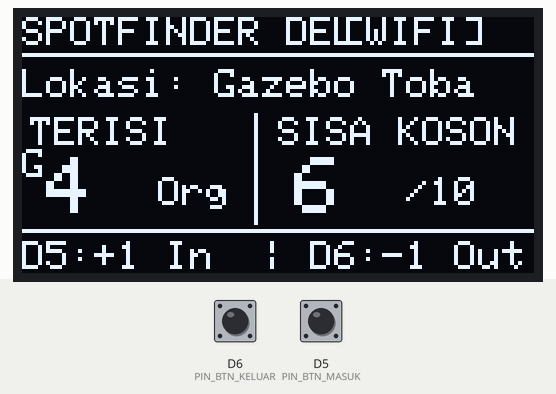
Simulated run of this sketch. Board: ESP8266 (Wemos D1 mini). Shown: 128×64 one-colour display. The inputs (shaded band) are chosen by the test bench; at power-on: D6 (PIN_BTN_KELUAR) HIGH, D5 (PIN_BTN_MASUK) HIGH. WiFi joins after 1.5 s; servers stay silent unless stated; no MQTT or app messages arrive unless stated; what the sketch prints to the serial monitor is not drawn.

Above: at 2.3 s.
2.4 s: D6 (PIN_BTN_KELUAR) pulled LOW for 0.15 s
At 4.9 s:
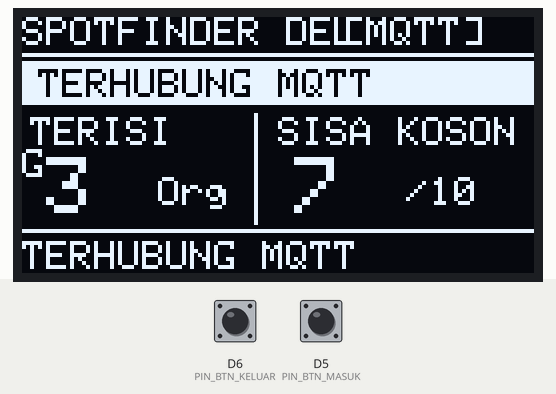
5.5 s: D5 (PIN_BTN_MASUK) pulled LOW for 0.15 s
At 6.2 s:
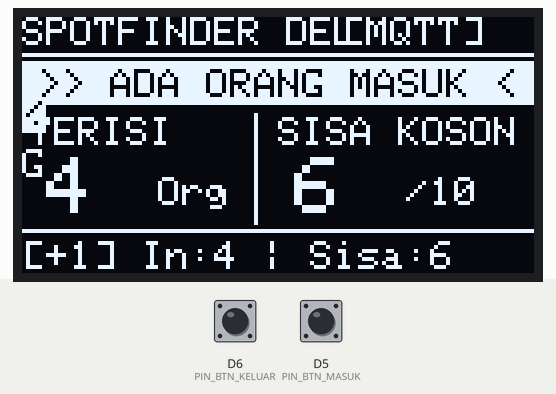
8.6 s: D6 (PIN_BTN_KELUAR) pulled LOW for 1 s
At 9.9 s:
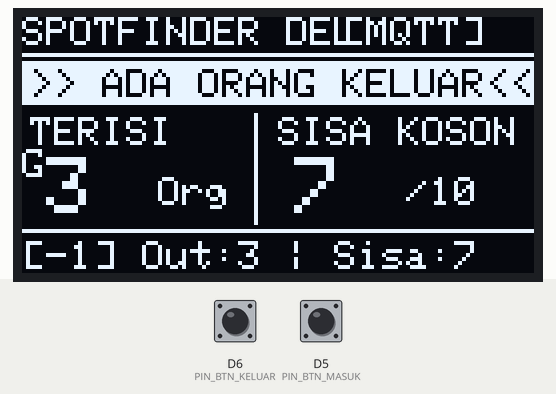
12.6 s: D5 (PIN_BTN_MASUK) pulled LOW for 1 s
At 16.48 s:
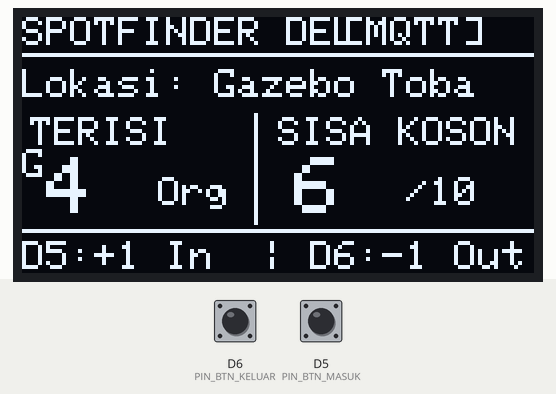
16.6 s: D6 (PIN_BTN_KELUAR) pulled LOW for 0.15 s
At 17.1 s:
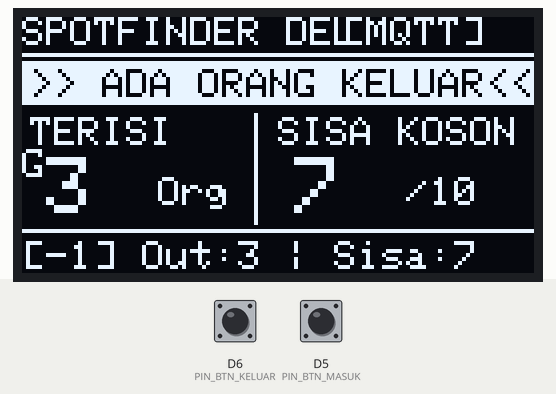
19.7 s: D5 (PIN_BTN_MASUK) pulled LOW for 0.15 s
At 20.8 s:
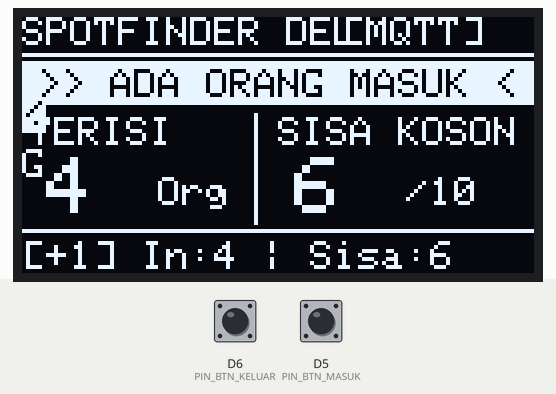
Timing chart, 0 to 22.7 s (numbered marks = the images above; inputs shaded):
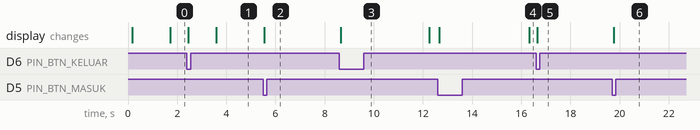

Measured:
- after the input at 2.4 s, the display: first changes after 0.06 s (image 1 shows a later state)
- after the input at 5.5 s, the display: changes after 0.05 s (image 2)
- after the input at 8.6 s, the display: changes after 0.05 s (image 3)
- after the input at 12.6 s, the display: first changes after 0.06 s (image 4 shows a later state)
- after the input at 16.6 s, the display: changes after 0.05 s (image 5)
- after the input at 19.7 s, the display: changes after 0.05 s (image 6)

The sketch:

esp8266_oled_dual_counter.ino
```cpp
/*
 * ======================================================================================
 * PROYEK: SPOTFINDER IT DEL - ESP8266 TWO-WAY COUNTER + OLED DISPLAY I2C
 * MIKROKONTROLER: ESP8266 (NodeMCU v2/v3, Wemos D1 Mini, atau ESP-12F)
 * DISPLAY: OLED I2C 0.96 Inch SSD1306 (128x64 Pixel)
 * INPUT:
 *   - Tombol MASUK (Orang Masuk / +1)  : GPIO 14 (Pin D5 di NodeMCU)
 *   - Tombol KELUAR (Orang Keluar / -1): GPIO 12 (Pin D6 di NodeMCU)
 * PROTOKOL: MQTT (Broker IP: 76.13.19.250, Port: 1883)
 * TOPIK: itdel/gazebo/status
 * KAPASITAS MAKSIMUM: 10 ORANG
 * ======================================================================================
 *
 * 🔌 SKEMA WIRING / PINOUT ESP8266 (NodeMCU / Wemos D1 Mini):
 * --------------------------------------------------------------------------------------
 * 1. OLED Display I2C (SSD1306):
 *    - OLED VCC  -----> ESP8266 3V3 (atau 5V/VIN)
 *    - OLED GND  -----> ESP8266 GND
 *    - OLED SCL  -----> ESP8266 GPIO 5 (Pin D1 di NodeMCU / Wemos D1 Mini)
 *    - OLED SDA  -----> ESP8266 GPIO 4 (Pin D2 di NodeMCU / Wemos D1 Mini)
 *
 * 2. Push Button MASUK (+1 Orang):
 *    - Kaki 1 Push Button -----> GPIO 14 (Pin D5 di NodeMCU)
 *    - Kaki 2 Push Button -----> GND (Internal PULLUP, Active LOW)
 *
 * 3. Push Button KELUAR (-1 Orang):
 *    - Kaki 1 Push Button -----> GPIO 12 (Pin D6 di NodeMCU)
 *    - Kaki 2 Push Button -----> GND (Internal PULLUP, Active LOW)
 * --------------------------------------------------------------------------------------
 *
 * 📦 LIBRARY YANG DIBUTUHKAN (Install via Arduino Library Manager):
 * 1. ESP8266WiFi (Bawaan Board Package ESP8266)
 * 2. Adafruit SSD1306 (oleh Adafruit)
 * 3. Adafruit GFX Library (oleh Adafruit)
 * 4. PubSubClient (oleh Nick O'Leary)
 * 5. ArduinoJson (v6.x atau v7.x oleh Benoit Blanchon)
 * ======================================================================================
 */

#include <Adafruit_GFX.h>
#include <Adafruit_SSD1306.h>
#include <ArduinoJson.h>
#include <ESP8266WiFi.h>
#include <PubSubClient.h>
#include <Wire.h>

// ==========================================
// 1. KONFIGURASI PIN DAN OLED DISPLAY
// ==========================================
#define SCREEN_WIDTH 128
#define SCREEN_HEIGHT 64
#define OLED_RESET -1
#define SCREEN_ADDRESS 0x3C // Alamat default I2C OLED SSD1306 (0x3C / 0x3D)

// Pin Hardware I2C ESP8266 default (D2=SDA, D1=SCL)
#define PIN_OLED_SDA 4 // GPIO 4 (D2)
#define PIN_OLED_SCL 5 // GPIO 5 (D1)

// Definisi Pin Tombol Masuk & Keluar
#define PIN_BTN_MASUK 14  // GPIO 14 (Pin D5 pada NodeMCU)
#define PIN_BTN_KELUAR 12 // GPIO 12 (Pin D6 pada NodeMCU)

Adafruit_SSD1306 display(SCREEN_WIDTH, SCREEN_HEIGHT, &Wire, OLED_RESET);

// ==========================================
// 2. KONFIGURASI WIFI & MQTT BROKER
// ==========================================
// Ganti ssid dan password sesuai WiFi / Hotspot yang digunakan:
const char *ssid = "STUDIO";                    // Nama WiFi / Hotspot HP
const char *password = "Bait695mash215";        // Password WiFi
const char *mqtt_server = "76.13.19.250";       // IP Broker MQTT Kampus IT Del
const int mqtt_port = 1883;                     // Port MQTT TCP
const char *mqtt_topic = "itdel/gazebo/status"; // Topik Gazebo IT Del

WiFiClient espClient;
PubSubClient client(espClient);

// ==========================================
// 3. VARIABEL DATA KAPASITAS GAZEBO & NOTIFIKASI
// ==========================================
const String roomName = "Gazebo IT Del";
const int TOTAL_CAPACITY =
    10; // Kapasitas maksimal Gazebo Danau Toba (10 Orang)

int orangDiDalam = 4; // Jumlah orang saat ini
int kursiKosong = 6;  // Kursi kosong = TOTAL_CAPACITY - orangDiDalam

// Debouncing Tombol Masuk & Keluar
int lastBtnMasukState = HIGH;
int lastBtnKeluarState = HIGH;
unsigned long lastDebounceMasuk = 0;
unsigned long lastDebounceKeluar = 0;
const unsigned long debounceDelay = 220; // 220ms debounce anti-double-click

// Status & Variabel Notifikasi Text Dinamis
String notifTitle = "SIAP DIGUNAKAN";
String notifAction = "Ready";
String notifSub = "Gazebo Danau Toba";
unsigned long lastNotifTime = 0;
const unsigned long NOTIF_DURATION =
    3500; // 3.5 detik durasi highlight notifikasi di OLED
bool isNotifActive = false;

// ==========================================
// 4. FUNGSI RENDER TAMPILAN OLED 128x64
// ==========================================
void renderOled() {
  display.clearDisplay();
  display.setTextColor(SSD1306_WHITE);

  // --- 1. HEADER IT DEL & STATUS KONEKSI ---
  display.setTextSize(1);
  display.setCursor(0, 0);
  display.print(F("SPOTFINDER DEL"));

  // Status WiFi & MQTT di pojok kanan atas
  display.setCursor(80, 0);
  if (WiFi.status() == WL_CONNECTED && client.connected()) {
    display.print(F("[MQTT]"));
  } else if (WiFi.status() == WL_CONNECTED) {
    display.print(F("[WIFI]"));
  } else {
    display.print(F("[OFF]"));
  }
  display.drawLine(0, 9, 128, 9, SSD1306_WHITE);

  // --- 2. BANNER NOTIFIKASI TEKS (HIGHLIGHT) ---
  bool showingNotif =
      (millis() - lastNotifTime < NOTIF_DURATION) && isNotifActive;

  if (showingNotif) {
    // Kotak Invert Putih untuk Sorotan Notifikasi Teks
    display.fillRect(0, 11, 128, 11, SSD1306_WHITE);
    display.setTextColor(SSD1306_BLACK,
                         SSD1306_WHITE); // Teks Hitam di latar Putih
    display.setTextSize(1);

    if (notifAction == "+1 MASUK") {
      display.setCursor(4, 13);
      display.print(F(">> ADA ORANG MASUK <<"));
    } else if (notifAction == "-1 KELUAR") {
      display.setCursor(2, 13);
      display.print(F(">> ADA ORANG KELUAR<<"));
    } else if (notifAction == "FULL 10/10") {
      display.setCursor(4, 13);
      display.print(F("! GAZEBO PENUH 10/10 !"));
    } else if (notifAction == "KOSONG 0/10") {
      display.setCursor(4, 13);
      display.print(F("! GAZEBO KOSONG 0/10 !"));
    } else {
      display.setCursor(4, 13);
      display.print(notifTitle.substring(0, 20));
    }
  } else {
    // Tampilan Normal Standby
    display.setTextColor(SSD1306_WHITE);
    display.setTextSize(1);
    display.setCursor(0, 13);
    display.print(F("Lokasi: Gazebo Toba"));
  }

  // Kembalikan warna teks normal putih
  display.setTextColor(SSD1306_WHITE);

  // --- 3. DISPLAY ANGKA KAPASITAS BESAR & JELAS ---
  // Sisi Kiri (X: 0-56): Jumlah Orang di Dalam (TERISI)
  display.setTextSize(1);
  display.setCursor(2, 25);
  display.print(F("TERISI"));
  display.setTextSize(2);
  display.setCursor(6, 35);
  display.print(orangDiDalam);
  display.setTextSize(1);
  display.setCursor(34, 40);
  display.print(F("Org"));

  // Garis Pemisah Vertikal di Tengah
  display.drawLine(58, 24, 58, 51, SSD1306_WHITE);

  // Sisi Kanan (X: 64-127): Kursi Kosong (KOSONG)
  display.setTextSize(1);
  display.setCursor(64, 25);
  display.print(F("SISA KOSONG"));
  display.setTextSize(2);
  display.setCursor(68, 35);
  display.print(kursiKosong);
  display.setTextSize(1);
  display.setCursor(96, 40);
  display.print(F("/10"));

  // --- 4. FOOTER BAR (STATUS NOTIFIKASI & PETUNJUK TOMBOL) ---
  display.drawLine(0, 53, 128, 53, SSD1306_WHITE);
  display.setTextSize(1);
  display.setCursor(0, 56);

  if (showingNotif) {
    if (notifAction == "+1 MASUK") {
      display.print(F("[+1] In:"));
      display.print(orangDiDalam);
      display.print(F(" | Sisa:"));
      display.print(kursiKosong);
      display.print(F(""));
    } else if (notifAction == "-1 KELUAR") {
      display.print(F("[-1] Out:"));
      display.print(orangDiDalam);
      display.print(F(" | Sisa:"));
      display.print(kursiKosong);
      display.print(F(""));
    } else {
      display.print(notifTitle.substring(0, 21));
    }
  } else {
    display.print(F("D5:+1 In  | D6:-1 Out"));
  }

  display.display();
}

// ==========================================
// 5. FUNGSI PUBLISH DATA KE MQTT BROKER
// ==========================================
void publishStatus() {
  int percent = (orangDiDalam * 100) / TOTAL_CAPACITY;

  // Format JSON payload lengkap
  StaticJsonDocument<384> doc;
  doc["id"] = "gazebo-1";
  doc["room"] = "Gazebo View Danau Toba";
  doc["empty"] = kursiKosong;
  doc["kosong"] = kursiKosong;
  doc["occupied"] = orangDiDalam;
  doc["terisi"] = orangDiDalam;
  doc["total"] = TOTAL_CAPACITY;
  doc["percent"] = percent;
  doc["lastAction"] = notifAction;
  doc["notifTitle"] = notifTitle;
  doc["notification"] = notifTitle + " | Terisi: " + String(orangDiDalam) +
                        " Orang, Sisa: " + String(kursiKosong) + " Kursi";
  doc["device"] = "ESP8266-Counter-OLED";
  doc["timestamp"] = millis() / 1000;

  char buffer[384];
  serializeJson(doc, buffer);

  if (client.connected()) {
    bool success = client.publish(mqtt_topic, buffer, true); // Retain = true
    if (success) {
      Serial.print(F("✅ [MQTT PUBLISH SUKSES] -> "));
      Serial.println(buffer);
    } else {
      Serial.println(F("❌ [MQTT PUBLISH GAGAL] Periksa ukuran paket buffer!"));
    }
  } else {
    Serial.println(
        F("⚠️ [MQTT OFFLINE] Terhubung ke WiFi namun MQTT belum siap."));
  }
}

// ==========================================
// 6. MQTT CALLBACK (Sinkronisasi dari Web / Eksternal)
// ==========================================
void mqttCallback(char *topic, byte *payload, unsigned int length) {
  String message = "";
  for (unsigned int i = 0; i < length; i++) {
    message += (char)payload[i];
  }

  Serial.print(F("📡 [MQTT Recv] Topik: "));
  Serial.println(topic);

  StaticJsonDocument<384> doc;
  DeserializationError error = deserializeJson(doc, message);

  if (!error) {
    const char *dev = doc["device"] | "";
    // Abaikan jika pesan berasal dari ESP8266 ini sendiri
    if (strcmp(dev, "ESP8266-Counter-OLED") != 0) {
      if (doc.containsKey("empty") || doc.containsKey("kosong") ||
          doc.containsKey("occupied") || doc.containsKey("terisi")) {
        if (doc.containsKey("occupied")) {
          orangDiDalam =
              constrain(doc["occupied"].as<int>(), 0, TOTAL_CAPACITY);
          kursiKosong = TOTAL_CAPACITY - orangDiDalam;
        } else if (doc.containsKey("terisi")) {
          orangDiDalam = constrain(doc["terisi"].as<int>(), 0, TOTAL_CAPACITY);
          kursiKosong = TOTAL_CAPACITY - orangDiDalam;
        } else if (doc.containsKey("empty")) {
          kursiKosong = constrain(doc["empty"].as<int>(), 0, TOTAL_CAPACITY);
          orangDiDalam = TOTAL_CAPACITY - kursiKosong;
        } else if (doc.containsKey("kosong")) {
          kursiKosong = constrain(doc["kosong"].as<int>(), 0, TOTAL_CAPACITY);
          orangDiDalam = TOTAL_CAPACITY - kursiKosong;
        }

        notifAction = "SyncWeb";
        notifTitle = "SINKRON DARI WEB";
        lastNotifTime = millis();
        isNotifActive = true;

        Serial.println(
            F("\n========================================================"));
        Serial.println(
            F("🔄 [SINKRONISASI] DATA DIPERBARUI DARI WEB DASHBOARD"));
        Serial.print(F("👥 Jumlah Terisi : "));
        Serial.print(orangDiDalam);
        Serial.println(F(" Orang"));
        Serial.print(F("🪑 Sisa Kosong   : "));
        Serial.print(kursiKosong);
        Serial.println(F(" Kursi"));
        Serial.println(
            F("========================================================"));

        renderOled();
      }
    }
  }
}

// Variabel Non-Blocking MQTT Reconnect
unsigned long lastMqttReconnectAttempt = 0;

// ==========================================
// 7. KONEKSI KE MQTT BROKER (NON-BLOCKING)
// ==========================================
void reconnectMQTT() {
  if (WiFi.status() != WL_CONNECTED)
    return;
  if (client.connected())
    return;

  unsigned long now = millis();
  if (now - lastMqttReconnectAttempt > 3500) {
    lastMqttReconnectAttempt = now;
    Serial.print(F(" [MQTT] Menghubungkan ke Broker 76.13.19.250:1883... "));

    String clientId = "ESP8266-Gazebo-" + String(ESP.getChipId(), HEX);

    if (client.connect(clientId.c_str())) {
      Serial.println(F("BERHASIL!"));
      client.subscribe(mqtt_topic);
      client.subscribe("itdel/gazebo/#");
      notifAction = "Online";
      notifTitle = "TERHUBUNG MQTT";
      lastNotifTime = millis();
      isNotifActive = true;
      renderOled();
      publishStatus();
    } else {
      Serial.print(F("Gagal! rc="));
      Serial.print(client.state());
      Serial.println(F(" (Coba lagi dalam 3.5 detik)"));
    }
  }
}

// ==========================================
// 8. SETUP UTAMA
// ==========================================
void setup() {
  Serial.begin(115200);
  delay(100);
  Serial.println(
      F("\n========================================================"));
  Serial.println(F("  SPOTFINDER IT DEL - ESP8266 TWO-WAY SMART COUNTER     "));
  Serial.println(F("  Sistem Monitoring Orang Masuk/Keluar & OLED Display   "));
  Serial.println(F("========================================================"));

  // Inisialisasi Pin Tombol dengan PULLUP Internal
  pinMode(PIN_BTN_MASUK, INPUT_PULLUP);  // Pin D5 (GPIO 14)
  pinMode(PIN_BTN_KELUAR, INPUT_PULLUP); // Pin D6 (GPIO 12)

  // Inisialisasi I2C Wire untuk ESP8266 (SDA = GPIO 4 / Pin D2, SCL = GPIO 5 /
  // Pin D1)
  Wire.begin(PIN_OLED_SDA, PIN_OLED_SCL);
  Wire.setClock(100000); // 100kHz standard I2C clock

  // Inisialisasi Display OLED
  bool oledFound = false;
  if (display.begin(SSD1306_SWITCHCAPVCC, 0x3C)) {
    oledFound = true;
    Serial.println(F(" [OK] OLED SSD1306 Ditemukan pada Alamat: 0x3C"));
  } else if (display.begin(SSD1306_SWITCHCAPVCC, 0x3D)) {
    oledFound = true;
    Serial.println(F(" [OK] OLED SSD1306 Ditemukan pada Alamat: 0x3D"));
  } else {
    Serial.println(
        F(" [WARN] OLED SSD1306 Tidak Ditemukan! Periksa kabel SDA/SCL."));
  }

  // Inisialisasi Angka Awal
  kursiKosong = TOTAL_CAPACITY - orangDiDalam;
  notifTitle = "SISTEM SIAP";
  notifAction = "Ready";
  lastNotifTime = millis();
  isNotifActive = false;

  // LANGSUNG TAMPILKAN ANGKA PADA LAYAR OLED TANPA TUNGGU WIFI
  renderOled();

  // Koneksi WiFi ke Hotspot
  WiFi.mode(WIFI_STA);
  WiFi.setAutoReconnect(true);
  WiFi.persistent(true);
  WiFi.begin(ssid, password);
  Serial.print(F(" Menghubungkan ke WiFi: "));
  Serial.println(ssid);

  // Setup MQTT & Perbesar Buffer PubSubClient ke 512 Byte
  client.setServer(mqtt_server, mqtt_port);
  client.setCallback(mqttCallback);
  client.setBufferSize(
      512); // PENTING: Wajib 512 byte agar payload JSON tidak terpotong
  client.setKeepAlive(15);
  client.setSocketTimeout(5);
}

// ==========================================
// 9. LOOP UTAMA
// ==========================================
void loop() {
  // 1. Cek dan Jaga Koneksi WiFi & MQTT
  static unsigned long lastWifiAttempt = 0;
  static bool lastWifiStatus = false;

  if (WiFi.status() == WL_CONNECTED) {
    if (!lastWifiStatus) {
      lastWifiStatus = true;
      Serial.println(
          F("\n========================================================"));
      Serial.println(F("✅ [WIFI] BERHASIL TERHUBUNG KE JARINGAN!"));
      Serial.print(F("📍 IP ESP8266 : "));
      Serial.println(WiFi.localIP());
      Serial.print(F("📶 Sinyal RSSI: "));
      Serial.print(WiFi.RSSI());
      Serial.println(F(" dBm"));
      Serial.println(
          F("========================================================"));
      renderOled();
    }

    if (!client.connected()) {
      reconnectMQTT();
    } else {
      client.loop();
    }
  } else {
    lastWifiStatus = false;
    if (millis() - lastWifiAttempt > 6000) {
      lastWifiAttempt = millis();
      Serial.print(F(" [WIFI] Menghubungkan ke SSID: "));
      Serial.print(ssid);
      Serial.print(F(" (Status: "));
      Serial.print(WiFi.status());
      Serial.println(F(")..."));
      WiFi.begin(ssid, password);
    }
  }

  // 2. Baca Tombol MASUK (Pin 14 / D5 - Active LOW)
  int readingMasuk = digitalRead(PIN_BTN_MASUK);
  if (readingMasuk == LOW && lastBtnMasukState == HIGH) {
    if ((millis() - lastDebounceMasuk) > debounceDelay) {
      lastDebounceMasuk = millis();

      if (orangDiDalam < TOTAL_CAPACITY) {
        orangDiDalam++;
        kursiKosong = TOTAL_CAPACITY - orangDiDalam;

        notifAction = "+1 MASUK";
        notifTitle = "ADA ORANG MASUK (+1)";
        lastNotifTime = millis();
        isNotifActive = true;

        // Cetak Tulisan Pemberitahuan dan Jumlah Angka ke Serial Monitor
        Serial.println(
            F("\n========================================================"));
        Serial.println(
            F("📢 [PEMBERITAHUAN TULISAN] ADA ORANG MASUK (+1 ORANG)"));
        Serial.print(F("👥 Jumlah Terisi      : "));
        Serial.print(orangDiDalam);
        Serial.println(F(" Orang"));
        Serial.print(F("🪑 Sisa Kursi Kosong  : "));
        Serial.print(kursiKosong);
        Serial.println(F(" Kursi"));
        Serial.print(F("🏛️ Total Kapasitas    : "));
        Serial.print(TOTAL_CAPACITY);
        Serial.println(F(" Orang"));
        Serial.print(F("📊 Persentase Terisi  : "));
        Serial.print((orangDiDalam * 100) / TOTAL_CAPACITY);
        Serial.println(F("%"));
        Serial.println(
            F("========================================================"));

        renderOled();
        publishStatus();
      } else {
        notifAction = "FULL 10/10";
        notifTitle = "GAZEBO SUDAH PENUH!";
        lastNotifTime = millis();
        isNotifActive = true;

        Serial.println(
            F("\n========================================================"));
        Serial.println(
            F("⚠️ [PEMBERITAHUAN] GAZEBO PENUH! Kuota 10/10 tercapai!"));
        Serial.println(
            F("========================================================"));

        renderOled();
      }
    }
  }
  lastBtnMasukState = readingMasuk;

  // 3. Baca Tombol KELUAR (Pin 12 / D6 - Active LOW)
  int readingKeluar = digitalRead(PIN_BTN_KELUAR);
  if (readingKeluar == LOW && lastBtnKeluarState == HIGH) {
    if ((millis() - lastDebounceKeluar) > debounceDelay) {
      lastDebounceKeluar = millis();

      if (orangDiDalam > 0) {
        orangDiDalam--;
        kursiKosong = TOTAL_CAPACITY - orangDiDalam;

        notifAction = "-1 KELUAR";
        notifTitle = "ADA ORANG KELUAR (-1)";
        lastNotifTime = millis();
        isNotifActive = true;

        // Cetak Tulisan Pemberitahuan dan Jumlah Angka ke Serial Monitor
        Serial.println(
            F("\n========================================================"));
        Serial.println(
            F("📢 [PEMBERITAHUAN TULISAN] ADA ORANG KELUAR (-1 ORANG)"));
        Serial.print(F("👥 Jumlah Terisi      : "));
        Serial.print(orangDiDalam);
        Serial.println(F(" Orang"));
        Serial.print(F("🪑 Sisa Kursi Kosong  : "));
        Serial.print(kursiKosong);
        Serial.println(F(" Kursi"));
        Serial.print(F("🏛️ Total Kapasitas    : "));
        Serial.print(TOTAL_CAPACITY);
        Serial.println(F(" Orang"));
        Serial.print(F("📊 Persentase Terisi  : "));
        Serial.print((orangDiDalam * 100) / TOTAL_CAPACITY);
        Serial.println(F("%"));
        Serial.println(
            F("========================================================"));

        renderOled();
        publishStatus();
      } else {
        notifAction = "KOSONG 0/10";
        notifTitle = "GAZEBO SUDAH KOSONG!";
        lastNotifTime = millis();
        isNotifActive = true;

        Serial.println(
            F("\n========================================================"));
        Serial.println(F("ℹ️ [PEMBERITAHUAN] GAZEBO KOSONG! (0/10 Orang)"));
        Serial.println(
            F("========================================================"));

        renderOled();
      }
    }
  }
  lastBtnKeluarState = readingKeluar;

  // 4. Auto-Reset Highlight Notifikasi setelah durasi selesai agar layar
  // kembali bersih
  static unsigned long lastResetCheck = 0;
  if (millis() - lastResetCheck > 500) {
    lastResetCheck = millis();
    if (isNotifActive && (millis() - lastNotifTime >= NOTIF_DURATION)) {
      isNotifActive = false;
      renderOled();
    }
  }

  // Jeda kecil loop agar hemat daya
  delay(15);
  yield();
}
```
